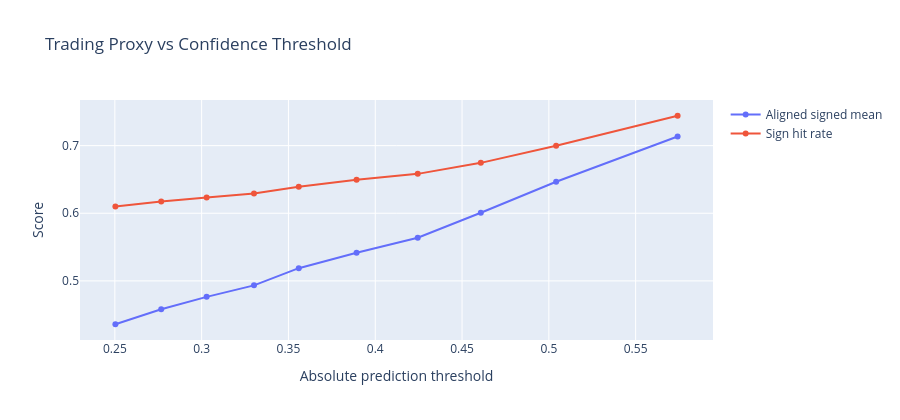

Notebook code cell kept with this figure:
### Markdown cell above
## Trading Proxy Analysis
Performs a threshold sweep on the signed model's absolute predictions to simulate directional trading. Shows how sign hit rate and aligned signed mean improve as confidence threshold increases (at the cost of coverage).

### Code cell
# Trading-style proxy analysis on the signed target
y_true_signed = target_arrays["signed_quality"]["holdout"]
y_pred_signed = signed_pred
thresholds = np.quantile(np.abs(y_pred_signed), np.linspace(0.50, 0.95, 10))

sweep_rows = []
for thr in thresholds:
    pred_sign = np.zeros(len(y_pred_signed), dtype=int)
    pred_sign[y_pred_signed >= thr] = 1
    pred_sign[y_pred_signed <= -thr] = -1
    taken = pred_sign != 0

    if taken.sum() == 0:
        sweep_rows.append({
            "threshold": float(thr),
            "coverage": 0.0,
            "taken": 0,
            "long_count": 0,
            "short_count": 0,
            "sign_hit_rate": np.nan,
            "aligned_signed_mean": np.nan,
            "taken_spearman": np.nan,
        })
        continue

    sign_hit = np.mean(np.sign(y_true_signed[taken]) == pred_sign[taken])
    aligned_signed = np.where(
        pred_sign[taken] == 1, y_true_signed[taken], -y_true_signed[taken]
    )
    sweep_rows.append({
        "threshold": float(thr),
        "coverage": float(taken.mean()),
        "taken": int(taken.sum()),
        "long_count": int((pred_sign == 1).sum()),
        "short_count": int((pred_sign == -1).sum()),
        "sign_hit_rate": float(sign_hit),
        "aligned_signed_mean": float(np.mean(aligned_signed)),
        "taken_spearman": float(safe_spearman(y_true_signed[taken], y_pred_signed[taken])),
    })

threshold_df = pd.DataFrame(sweep_rows)
print("Signed-model threshold sweep:")
display(threshold_df.round(4))

fig = go.Figure()
fig.add_trace(go.Scatter(
    x=threshold_df["threshold"],
    y=threshold_df["aligned_signed_mean"],
    mode="lines+markers",
    name="Aligned signed mean",
))
fig.add_trace(go.Scatter(
    x=threshold_df["threshold"],
    y=threshold_df["sign_hit_rate"],
    mode="lines+markers",
    name="Sign hit rate",
))
fig.update_layout(
    title="Trading Proxy vs Confidence Threshold",
    xaxis_title="Absolute prediction threshold",
    yaxis_title="Score",
    height=420,
)
fig.show()

### Figure 1 — Plotly figure (JSON) as saved in the notebook; plotly's stock layout.template omitted (floating-point values rounded to 4 significant figures)
{"data": [{"mode": "lines+markers", "name": "Aligned signed mean", "type": "scatter", "x": [0.2503, 0.2767, 0.3029, 0.3301, 0.3559, 0.3892, 0.4245, 0.4608, 0.5042, 0.5742], "y": [0.4359, 0.4581, 0.4763, 0.4934, 0.5188, 0.5415, 0.5638, 0.6007, 0.6466, 0.7136]}, {"mode": "lines+markers", "name": "Sign hit rate", "type": "scatter", "x": [0.2503, 0.2767, 0.3029, 0.3301, 0.3559, 0.3892, 0.4245, 0.4608, 0.5042, 0.5742], "y": [0.6101, 0.6174, 0.6234, 0.6293, 0.6391, 0.6494, 0.6583, 0.6745, 0.6997, 0.7442]}], "layout": {"height": 420, "title": {"text": "Trading Proxy vs Confidence Threshold"}, "xaxis": {"title": {"text": "Absolute prediction threshold"}}, "yaxis": {"title": {"text": "Score"}}}}
